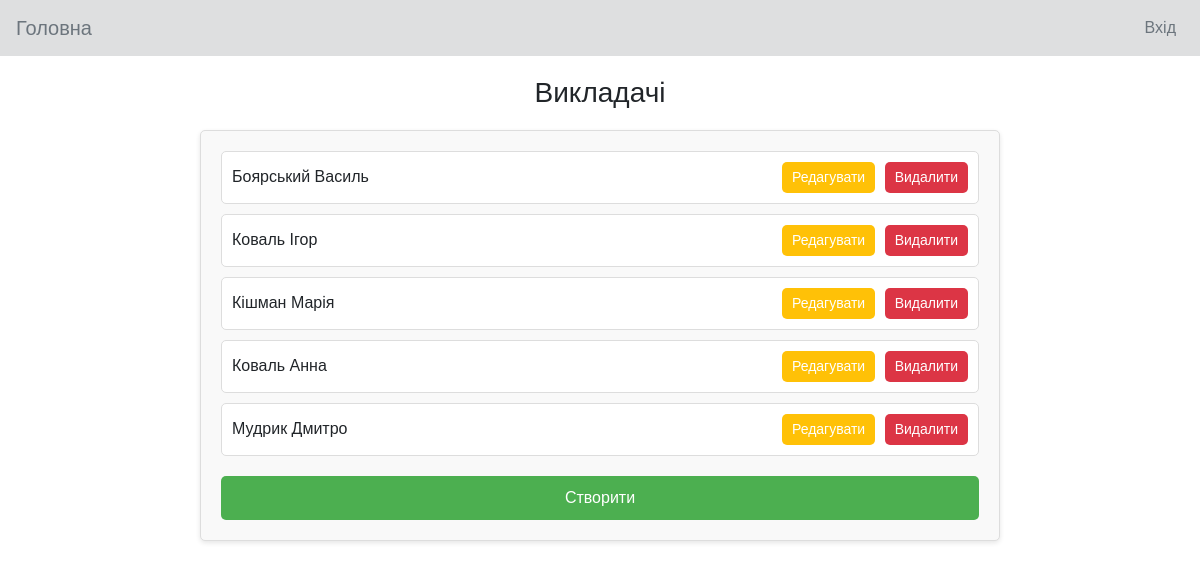
The page /control/vukladach/ on the database its author committed.
### vukladach/models.py (models this page shows)
class Vukladach(models.Model):
    imya=models.CharField("Ім'я", max_length=75)
    prizvusche=models.CharField("Прізвище", max_length=75)
    poBatkovi=models.CharField("По батькові", max_length=75)
    posada=models.CharField("Посада", max_length=175)
    naukovaStupin=models.CharField("Наукова ступінь", max_length=75)
    vcheneZvannya=models.CharField("Вчене звання", max_length=75)
    facultet=models.ForeignKey(Facultys,on_delete=models.PROTECT)
    kafedra=models.ForeignKey(Kafedras,on_delete=models.PROTECT)
    def __str__(self):
        return self.prizvusche + ' ' + self.imya

### vukladach/views.py (the view)
# urls.py: path('', VukladachList.as_view(), name='vukladach_list'),
class VukladachList(ListView):
    model = Vukladach
    template_name = "vukladach/vukladach_list.html"
    context_object_name = "vukladachs"

### vukladach/templates/vukladach/vukladach_list.html (shortened to what this page needs)
{% extends "main/index.html" %}
{% block content %}
    <main>
        <h1>Викладачі</h1>
        <div class="rozklad-container">
            <ul>
                {% for vukladach in vukladachs %}
                    <li>
                        <span>{{ vukladach }}</span>
                        <div>
                            <a href="{% url 'vukladach_update' vukladach.id %}">
                                <button class="edit">Редагувати</button>
                            </a>
                            <a href="{% url 'delete_vukladach' vukladach.id %}">
                                <button class="delete">Видалити</button>
                            </a>
                        </div>
                    </li>
                {% endfor %}
            </ul>
            <a href="{% url 'vukladach_create' %}" class="create-button">Створити</a>
        </div>
    </main>
{% endblock content %}

### vukladach/templates/vukladach/vukladach_list.html (style rules this page uses)
body { font-family: Arial, sans-serif; margin: 0; padding: 0; }
main { padding: 20px; }
h1 { font-size: 28px; text-align: center; margin-bottom: 20px; }
.rozklad-container { max-width: 800px; margin: 0 auto; background-color: #f9f9f9; padding: 20px; border: 1px solid #ddd; border-radius: 5px; box-shadow: 0 2px 5px rgba(0, 0, 0, 0.1); }
.rozklad-container ul { list-style: none; padding: 0; }
.rozklad-container li { display: flex; justify-content: space-between; align-items: center; margin-bottom: 10px; padding: 10px; border: 1px solid #ddd; border-radius: 5px; background-color: #fff; }
.rozklad-container li span { font-size: 16px; }
.rozklad-container button { padding: 5px 10px; border: none; border-radius: 5px; cursor: pointer; font-size: 14px; }
.rozklad-container .edit { background-color: #ffc107; color: #fff; margin-right: 5px; }
.rozklad-container .delete { background-color: #dc3545; color: #fff; }
.create-button { display: block; width: 100%; text-align: center; margin: 20px auto 0; padding: 10px; background-color: #4CAF50; color: white; text-decoration: none; border-radius: 5px; font-size: 16px; }
a { text-decoration: none; color: inherit; }

### rows shown on the page
Vukladach: prizvusche+imya "Боярський Василь"
Vukladach: prizvusche+imya "Коваль Ігор"
Vukladach: prizvusche+imya "Кішман Марія"
Vukladach: prizvusche+imya "Коваль Анна"
Vukladach: prizvusche+imya "Мудрик Дмитро"
